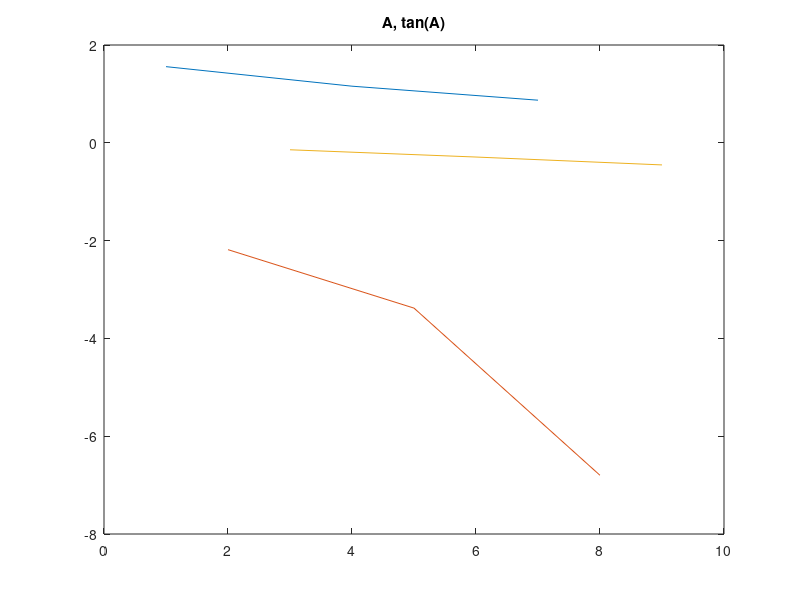
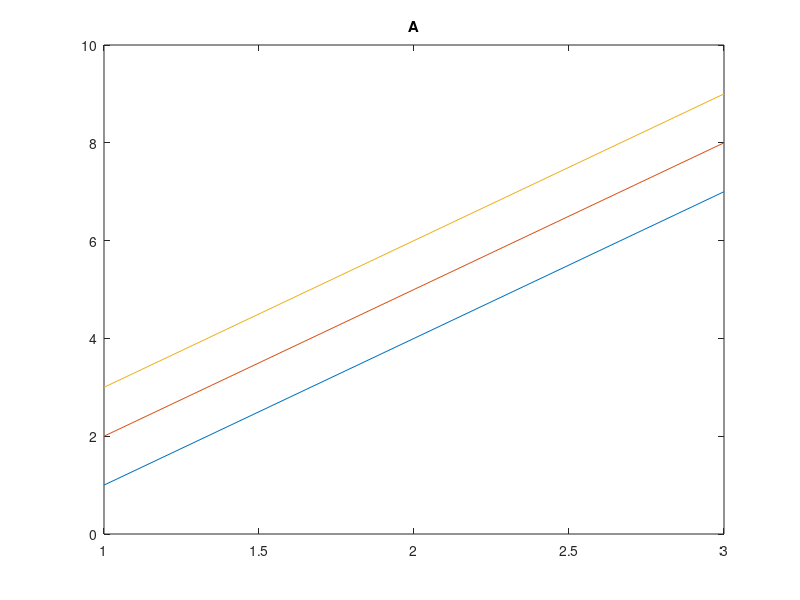
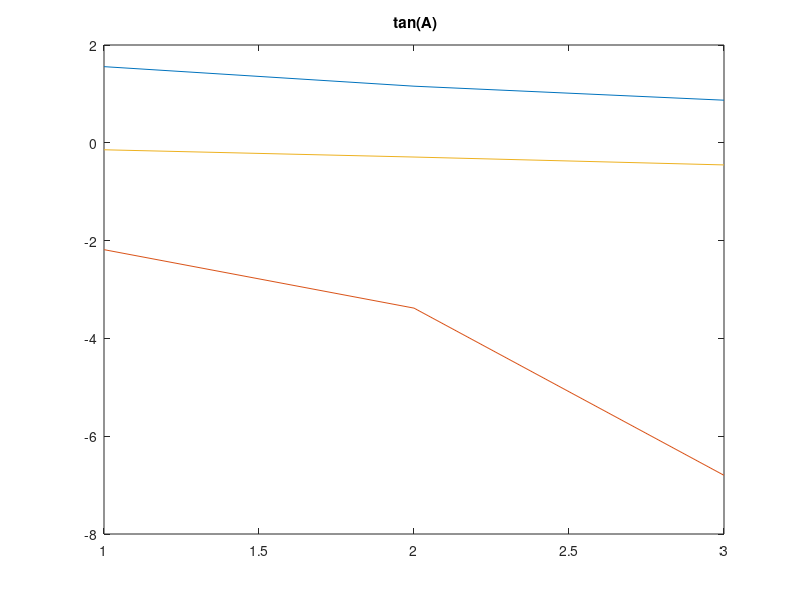

Write the MATLAB code that produced these figures, in order.
clc % clear command window

A = [
    1 2 3;
    4 5 6;
    7 8 9
    ];

plot(A, tan(A)), title("A, tan(A)");
figure, plot(A), title(" A ");
figure, plot(tan(A)), title(" tan(A)");